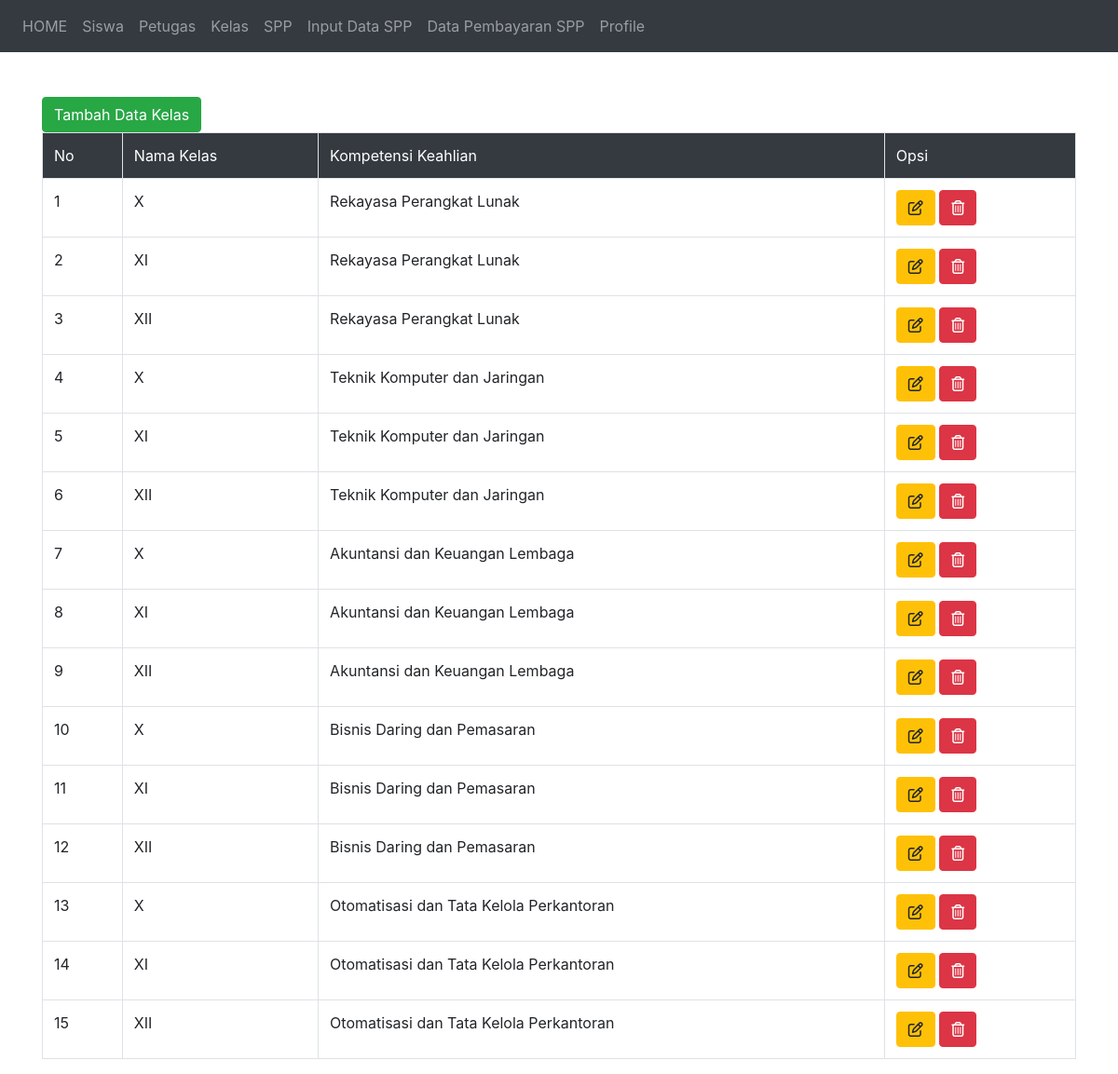
The page /index.php/welcome/kelas on the database its author committed.
### tables this page shows
CREATE TABLE `kelas` (
  `id_kelas` int(11) NOT NULL,
  `nama_kelas` varchar(10) NOT NULL,
  `kompetensi_keahlian` varchar(50) NOT NULL
);

### application/controllers/Welcome.php (called while the page is built, shortened)
<?php
class Welcome extends CI_Controller {
	public function kelas(){
		$this->data['kelas'] = $this->m_kelas->get_kelas('kelas');
		$this->load->view('admin/home');
		$this->load->view('admin/kelas/v_kelas', $this->data);
	}
}

### index.php (called while the page is built, shortened)
<?php
require_once BASEPATH.'core/CodeIgniter.php';

### application/models/m_kelas.php (called while the page is built, shortened)
<?php
class M_kelas extends CI_Model{
	public function get_kelas($table_name){
		$get_kelas = $this->db->get($table_name);
		return $get_kelas->result_array();
	}
}

### application/views/admin/kelas/v_kelas.php (the view, shortened to what this page needs)
<!DOCTYPE html>
<html lang="en">
<head>
	<link rel="stylesheet" href="<?php echo base_url('assets/bootstrap/vendor/fontawesome-free/css/all.min.css') ?>">
	<link rel="stylesheet" href="<?php echo base_url('assets/bootstrap/dist/css/bootstrap.min.css') ?>">
</head>
<body><br>
	<div class="container">
		<a href="<?php echo site_url('c_kelas/form_input') ?>" class="btn btn-success">Tambah Data Kelas</a>
	<div id="body">
		<table class="table table-bordered">
		<tr class="bg-dark" style="color: white">
			<td>No</td>
			<td>Nama Kelas</td>
			<td>Kompetensi Keahlian</td>
			<td>Opsi</td>
		</tr>
		<?php $i=1; ?>
		<?php foreach($kelas as $k) { ?>
		<tr>
			<td><?php echo $i; ?></td>
			<td><?php echo $k['nama_kelas'] ?></td>
			<td><?php echo $k['kompetensi_keahlian'] ?></td>
			<td>
				<a href="<?php echo site_url('c_kelas/form_edit/'.$k['id_kelas']) ?>" class="btn btn-warning"><i class="far fa-edit"></i></a>
				<a href="<?php echo site_url('c_petugas/drop/'.$k['id_kelas']) ?>" onclick = "return confirm('mau 	hapus nih?')" class="btn btn-danger"><i class="far fa-trash-alt"></i></a>
			</td>
		</tr>
	<?php $i++; ?>
<?php } ?>
	</table>
	</div>
</div>
</body>
</html>

### rows shown on the page
kelas: nama_kelas "X", kompetensi_keahlian "Rekayasa Perangkat Lunak"
kelas: nama_kelas "XI", kompetensi_keahlian "Rekayasa Perangkat Lunak"
kelas: nama_kelas "XII", kompetensi_keahlian "Rekayasa Perangkat Lunak"
kelas: nama_kelas "X", kompetensi_keahlian "Teknik Komputer dan Jaringan"
kelas: nama_kelas "XI", kompetensi_keahlian "Teknik Komputer dan Jaringan"
kelas: nama_kelas "XII", kompetensi_keahlian "Teknik Komputer dan Jaringan"
kelas: nama_kelas "X", kompetensi_keahlian "Akuntansi dan Keuangan Lembaga"
kelas: nama_kelas "XI", kompetensi_keahlian "Akuntansi dan Keuangan Lembaga"
kelas: nama_kelas "XII", kompetensi_keahlian "Akuntansi dan Keuangan Lembaga"
kelas: nama_kelas "X", kompetensi_keahlian "Bisnis Daring dan Pemasaran"
kelas: nama_kelas "XI", kompetensi_keahlian "Bisnis Daring dan Pemasaran"
kelas: nama_kelas "XII", kompetensi_keahlian "Bisnis Daring dan Pemasaran"
kelas: nama_kelas "X", kompetensi_keahlian "Otomatisasi dan Tata Kelola Perkantoran"
kelas: nama_kelas "XI", kompetensi_keahlian "Otomatisasi dan Tata Kelola Perkantoran"
kelas: nama_kelas "XII", kompetensi_keahlian "Otomatisasi dan Tata Kelola Perkantoran"
